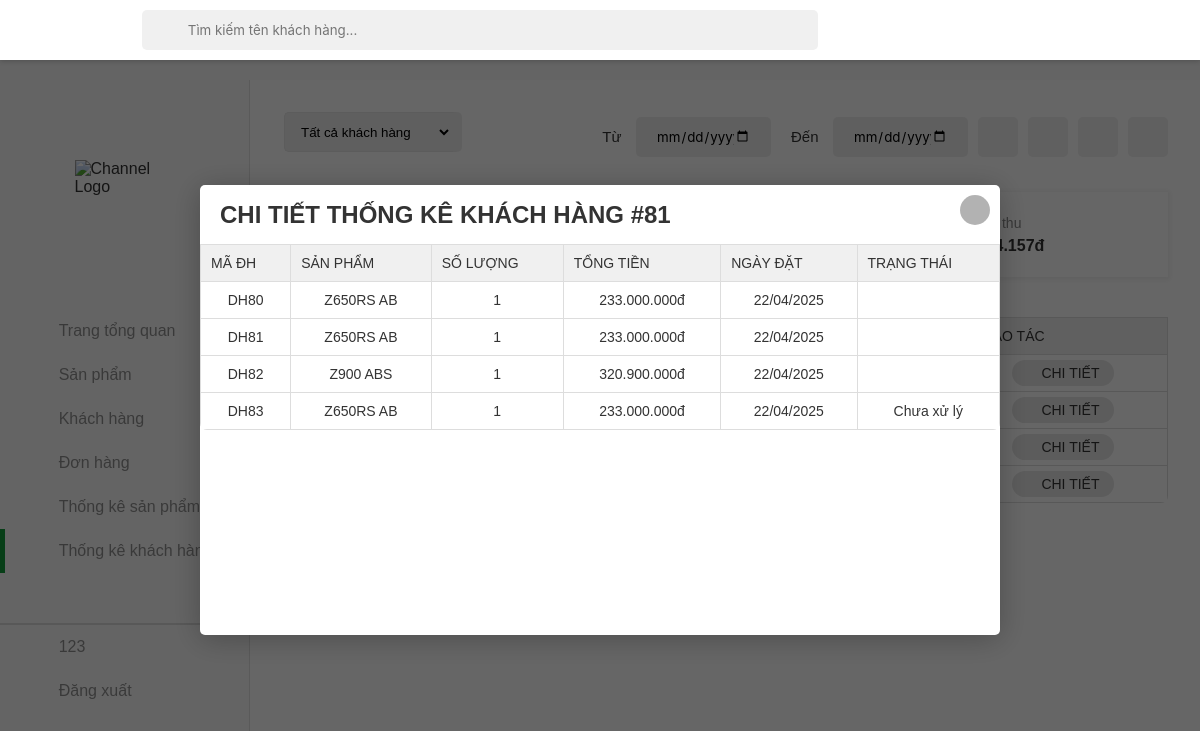
/thongkekh/thongkekh.php?detail=81 (signed in), run on the app's committed database.
### tables this page shows
CREATE TABLE `customer` (
  `id` int(20) NOT NULL,
  `name` varchar(20) NOT NULL,
  `contact` varchar(11) NOT NULL,
  `joindate` date NOT NULL,
  `status` int(255) NOT NULL,
  `password` varchar(255) NOT NULL,
  `email` varchar(255) NOT NULL,
  `address` varchar(255) NOT NULL,
  `role` varchar(255) NOT NULL,
  `city_code` varchar(10) DEFAULT NULL,
  `city_name` varchar(100) DEFAULT NULL,
  `district_code` varchar(10) DEFAULT NULL,
  `district_name` varchar(100) DEFAULT NULL,
  `ward_code` varchar(10) DEFAULT NULL,
  `ward_name` varchar(100) DEFAULT NULL,
  `street_address` varchar(255) DEFAULT NULL
);

CREATE TABLE `orders` (
  `id` int(11) NOT NULL,
  `customer_id` int(11) NOT NULL,
  `total` varchar(255) DEFAULT NULL,
  `note` text DEFAULT NULL,
  `payment_method` varchar(50) DEFAULT NULL,
  `delivery_type` varchar(50) DEFAULT NULL,
  `created_at` date NOT NULL DEFAULT current_timestamp(),
  `status` enum('chuaxuly','daxuly','dahuy','dagiao') NOT NULL DEFAULT 'chuaxuly',
  `recipient_name` varchar(255) NOT NULL,
  `recipient_phone` varchar(20) NOT NULL,
  `address` varchar(255) NOT NULL,
  `city_code` varchar(10) DEFAULT NULL,
  `city_name` varchar(100) DEFAULT NULL,
  `district_code` varchar(10) DEFAULT NULL,
  `district_name` varchar(100) DEFAULT NULL,
  `ward_code` varchar(10) DEFAULT NULL,
  `ward_name` varchar(100) DEFAULT NULL,
  `street_address` varchar(255) DEFAULT NULL
);

### thongkekh/thongkekh.php (the view, shortened to what this page needs)
<?php
include('../database.php');
$search_term = isset($_GET['search']) ? trim($_GET['search']) : '';
$start_date = isset($_GET['start_date']) ? $_GET['start_date'] : '';
$end_date = isset($_GET['end_date']) ? $_GET['end_date'] : '';
$sort_order = isset($_GET['sort']) ? $_GET['sort'] : 'desc';
$limit = isset($_GET['limit']) ? ($_GET['limit'] === 'all' ? null : (int)$_GET['limit']) : 5;
$query = "SELECT
    c.id,
    c.name as tenkh,
    COUNT(DISTINCT o.id) as total_orders,
    SUM(od.soluong) as total_quantity,
    SUM(od.soluong * od.price) as total_revenue
FROM customer c
LEFT JOIN orders o ON c.id = o.customer_id
LEFT JOIN order_details od ON o.id = od.order_id
WHERE 1=1";
$query .= " GROUP BY c.id, c.name
HAVING total_revenue > 0
ORDER BY total_revenue " . ($sort_order === 'asc' ? 'ASC' : 'DESC');
if ($limit !== null) {
    $query .= " LIMIT " . $limit;
}
$result = $conn->query($query);
$total_customers = 0;
$total_orders = 0;
$total_revenue = 0;
if ($result) {
    while ($row = $result->fetch_assoc()) {
        $total_customers++;
        $total_orders += $row['total_orders'] ?? 0;
        $total_revenue += $row['total_revenue'] ?? 0;
    }
    $result->data_seek(0);
}
if (isset($_GET['detail'])) {
    $customer_id = intval($_GET['detail']);
    $detail_query = "SELECT
        o.id as order_id,
        o.created_at,
        o.status,
        o.total as order_total,
        GROUP_CONCAT(p.tensp SEPARATOR ', ') as products,
        SUM(od.soluong) as total_items
    FROM orders o
    LEFT JOIN order_details od ON o.id = od.order_id
    LEFT JOIN products p ON od.product_id = p.id
    WHERE o.customer_id = ?";
    $detail_query .= " GROUP BY o.id ORDER BY o.created_at DESC";
    $stmt = $conn->prepare($detail_query);
    $types = "i";
    $params = [$customer_id];
    $stmt->bind_param($types, ...$params);
    $stmt->execute();
    $customer_details = $stmt->get_result();
}
?>
<!DOCTYPE html>
<html lang="en">
<head>
    <link rel="stylesheet" href="../assets/css/admin.css">
    <link href="../assets/font/font-awesome-pro-v6-6.2.0/css/all.min.css" rel="stylesheet" type="text/css" />
    <link rel="stylesheet" href="../assets/css/admin-responsive.css">
</head>
<body>
    <header class="header">
        <button class="menu-icon-btn">
            <div class="menu-icon">
                <i class="fa-regular fa-bars"></i>
            </div>
        </button>
    </header>
    <div class="container">
        <aside class="sidebar open">
            <div class="top-sidebar">
                <a href="#" class="channel-logo"><img src="../image/logo.png" alt="Channel Logo"></a>
                <div class="hidden-sidebar your-channel"><img src="" style="height: 30px;" alt=""></div>
            </div>
            <div class="middle-sidebar">
                <ul class="sidebar-list">
                    <li class="sidebar-list-item tab-content">
                        <a href="../admin.php" class="sidebar-link">
                            <div class="sidebar-icon"><i class="fa-light fa-house"></i></div>
                            <div class="hidden-sidebar">Trang tổng quan</div>
                        </a>
                    </li>
                    <li class="sidebar-list-item tab-content">
                        <a href="../sanpham/sanpham.php" class="sidebar-link">
                            <div class="sidebar-icon"><i class="fa-thin fa-motorcycle"></i></div>
                            <div class="hidden-sidebar">Sản phẩm</div>
                        </a>
                    </li>
                    <li class="sidebar-list-item tab-content">
                        <a href="../khachhang/khachhang.php" class="sidebar-link">
                            <div class="sidebar-icon"><i class="fa-light fa-users"></i></div>
                            <div class="hidden-sidebar">Khách hàng</div>
                        </a>
                    </li>
                    <li class="sidebar-list-item tab-content">
                        <a href="../donhang/donhang.php" class="sidebar-link">
                            <div class="sidebar-icon"><i class="fa-light fa-basket-shopping"></i></div>
                            <div class="hidden-sidebar">Đơn hàng</div>
                        </a>
                    </li>
                    <li class="sidebar-list-item tab-content">
                        <a href="../thongkesp/thongke.php" class="sidebar-link">
                            <div class="sidebar-icon"><i class="fa-light fa-chart-simple"></i></div>
                            <div class="hidden-sidebar">Thống kê sản phẩm</div>
                        </a>
                    </li>
                    <li class="sidebar-list-item tab-content active">
                        <a href="../thongkekh/thongkekh.php" class="sidebar-link">
                            <div class="sidebar-icon"><i class="fa-light fa-chart-simple"></i></div>
                            <div class="hidden-sidebar">Thống kê khách hàng</div>
                        </a>
                    </li>
                    <li class="sidebar-list-item user-logout" style="border-top: 2px solid rgba(0,0,0,0.12);">
                        <a href="#" class="sidebar-link">
                            <div class="sidebar-icon"><i class="fa-light fa-circle-user"></i></div>
                            <div class="hidden-sidebar" id="name-acc">
                                <?php echo $_SESSION['username']; ?>
                            </div>
                        </a>
                    </li>
                    <li class="sidebar-list-item user-logout">
                        <a class="sidebar-link" style="cursor:pointer">
                            <div class="sidebar-icon"><i class="fa-light fa-arrow-right-from-bracket"></i></div>
                            <div class="hidden-sidebar" id="logoutacc">Đăng xuất</div>
                        </a>
                    </li>
                </ul>
            </div>
        </aside>
        <main class="content">
            <div class="section">
                <div class="admin-control">
                    <div class="admin-control-left">
                        <form action="" method="GET" style="display: inline-block;">
                            <select name="limit" class="form-control" onchange="this.form.submit()">
                                <option value="all" <?php echo !isset($_GET['limit']) || $_GET['limit'] === 'all' ? 'selected' : ''; ?>>Tất cả khách hàng</option>
                            </select>
                        </form>
                    </div>
                    <div class="admin-control-center">
                        <form action="" method="GET" class="form-search">
                            <span class="search-btn"><i class="fa-light fa-magnifying-glass"></i></span>
                            <input name="search" type="text" class="form-search-input"
                                placeholder="Tìm kiếm tên khách hàng..."
                                value="<?php echo htmlspecialchars($search_term); ?>">
                        </form>
                    </div>
                    <div class="admin-control-right">
                        <form action="" method="GET" class="fillter-date">
                            <div>
                                <label for="start_date">Từ</label>
                                <input type="date" class="form-control-date" id="start_date" name="start_date"
                                    value="<?php echo htmlspecialchars($start_date); ?>">
                            </div>
                            <div>
                                <label for="end_date">Đến</label>
                                <input type="date" class="form-control-date" id="end_date" name="end_date"
                                    value="<?php echo htmlspecialchars($end_date); ?>">
                            </div>
                            <button type="submit" class="btn-reset-order">
                                <i class="fa-light fa-filter"></i>
                            </button>
                            <button><a href="?<?php
                                $params = $_GET;
                                $params['sort'] = 'asc';
                                echo http_build_query($params);
                            ?>" class="btn-reset-order">
                                <i class="fa-regular fa-arrow-up-short-wide"></i>
                            </a></button>
                            <button><a href="?<?php
                                $params = $_GET;
                                $params['sort'] = 'desc';
                                echo http_build_query($params);
                            ?>" class="btn-reset-order">
                                <i class="fa-regular fa-arrow-down-wide-short"></i>
                            </button>
                            <button><a href="thongkekh.php" class="btn-reset-order">
                                <i class="fa-light fa-arrow-rotate-right"></i>
                            </a></button>
                        </form>
                    </div>
                </div>
                <div class="order-statistical" id="order-statistical">
                    <div class="order-statistical-item">
                        <div class="order-statistical-item-content">
                            <p class="order-statistical-item-content-desc">Tổng số khách hàng</p>
                            <h4 class="order-statistical-item-content-h" id="quantity-product"><?php echo $total_customers; ?></h4>
                        </div>
                        <div class="order-statistical-item-icon">
                        </div>
                    </div>
                    <div class="order-statistical-item">
    <div class="order-statistical-item-content">
        <p class="order-statistical-item-content-desc">Tổng số đơn hàng</p>
        <h4 class="order-statistical-item-content-h" id="quantity-order"><?php echo $total_orders; ?></h4>
    </div>
    <div class="order-statistical-item-icon">
    </div>
</div>
                    <div class="order-statistical-item">
                        <div class="order-statistical-item-content">
                            <p class="order-statistical-item-content-desc">Tổng doanh thu</p>
                            <h4 class="order-statistical-item-content-h" id="quantity-sale"><?php echo number_format($total_revenue, 0, ',', '.'); ?>đ</h4>
                        </div>
                        <div class="order-statistical-item-icon">
                            <i class="fa-light fa-dollar-sign"></i>
                        </div>
                    </div>
                </div>
                <div class="table">
                    <table width="100%">
                        <thead>
                            <tr>
                                <td>Mã KH</td>
                                <td>Tên khách hàng</td>
                                <td>Số đơn hàng</td>
                                <td>Số tiền đã chi</td>
                                <td>Thao tác</td>
                            </tr>
                        </thead>
                        <tbody>
                            <?php if ($result && $result->num_rows > 0): ?>
                                <?php while ($row = $result->fetch_assoc()): ?>
                                    <tr>
                                        <td><?php echo htmlspecialchars($row['id']); ?></td>
                                        <td><?php echo htmlspecialchars($row['tenkh']); ?></td>
                                        <td><?php echo $row['total_orders']; ?></td>
                                        <td><?php echo number_format($row['total_revenue'], 0, ',', '.'); ?>đ</td>
                                        <td>
                                            <a href="?<?php echo http_build_query(array_merge($_GET, ['detail' => $row['id']])); ?>"
                                               class="btn-detail product-order-detail">
                                                <i class="fa-regular fa-eye"></i> Chi tiết
                                            </a>
                                        </td>
                                    </tr>
                                <?php endwhile; ?>
                            <?php else: ?>
                                <tr>
                                    <td colspan="5" class="no-data">Không tìm thấy dữ liệu</td>
                                </tr>
                            <?php endif; ?>
                        </tbody>
                    </table>
                </div>
            </div>
        </main>
    </div>
    <?php if (isset($_GET['detail']) && $customer_details && $customer_details->num_rows > 0): ?>
    <div class="modal detail-modal open">
        <div class="modal-container">
            <div class="modal-container-title">
                <h2>Chi tiết thống kê khách hàng #<?php echo htmlspecialchars($_GET['detail']); ?></h2>
                <a href="?<?php echo http_build_query(array_diff_key($_GET, ['detail' => ""])); ?>" class="modal-close">
                    <i class="fa-light fa-xmark"></i>
                </a>
            </div>
            <div class="table">
                <table width="100%">
                    <thead>
                        <tr>
                            <td>Mã ĐH</td>
                            <td>Sản phẩm</td>
                            <td>Số lượng</td>
                            <td>Tổng tiền</td>
                            <td>Ngày đặt</td>
                            <td>Trạng thái</td>
                        </tr>
                    </thead>
                    <tbody>
                        <?php while ($detail = $customer_details->fetch_assoc()): ?>
                        <tr>
                            <td>DH<?php echo $detail['order_id']; ?></td>
                            <td><?php echo htmlspecialchars($detail['products']); ?></td>
                            <td><?php echo $detail['total_items']; ?></td>
                            <td><?php echo number_format($detail['order_total'], 0, ',', '.'); ?>đ</td>
                            <td><?php echo date('d/m/Y', strtotime($detail['created_at'])); ?></td>
                            <td>
                                <span class="status-<?php echo $detail['status']; ?>">
                                    <?php
                                    switch($detail['status']) {
                                        case 'chuaxuly': echo 'Chưa xử lý'; break;
                                        default: echo $detail['status'];
                                    }
                                    ?>
                                </span>
                            </td>
                        </tr>
                        <?php endwhile; ?>
                    </tbody>
                </table>
            </div>
        </div>
    </div>
    <?php endif; ?>
</body>
</html>

### data on the page
orders: id "80", products "Z650RS AB", total_items "1", total "233.000.000", created_at "22/04/2025"
orders: id "81", products "Z650RS AB", total_items "1", total "233.000.000", created_at "22/04/2025"
orders: id "82", products "Z900 ABS", total_items "1", total "320.900.000", created_at "22/04/2025"
orders: id "83", products "Z650RS AB", total_items "1", total "233.000.000", created_at "22/04/2025", status "Chưa xử lý"

### other printed values
$_SESSION['username'] "123"
$_GET['detail'] "81"
